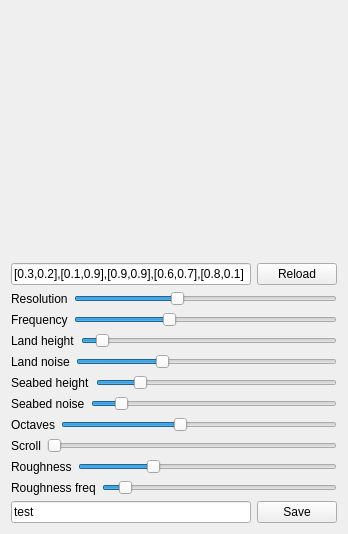
<?xml version="1.0" encoding="UTF-8"?>
<ui version="4.0">
 <class>Window</class>
 <widget class="QWidget" name="Window">
  <property name="geometry">
   <rect>
    <x>0</x>
    <y>0</y>
    <width>348</width>
    <height>534</height>
   </rect>
  </property>
  <property name="windowTitle">
   <string>Window</string>
  </property>
  <layout class="QVBoxLayout" name="verticalLayout">
   <item>
    <widget class="MyGLWidget" name="myGLWidget" native="true">
     <property name="minimumSize">
      <size>
       <width>200</width>
       <height>200</height>
      </size>
     </property>
    </widget>
   </item>
   <item>
    <layout class="QHBoxLayout" name="horizontalLayout_12">
     <item>
      <widget class="QLineEdit" name="pointsEdit">
       <property name="text">
        <string>[0.3,0.2],[0.1,0.9],[0.9,0.9],[0.6,0.7],[0.8,0.1]</string>
       </property>
      </widget>
     </item>
     <item>
      <widget class="QPushButton" name="loadButton">
       <property name="text">
        <string>Reload</string>
       </property>
      </widget>
     </item>
    </layout>
   </item>
   <item>
    <layout class="QHBoxLayout" name="horizontalLayout">
     <item>
      <widget class="QLabel" name="Resolution">
       <property name="text">
        <string>Resolution</string>
       </property>
      </widget>
     </item>
     <item>
      <widget class="QSlider" name="resolutionSlider">
       <property name="minimum">
        <number>2</number>
       </property>
       <property name="maximum">
        <number>100</number>
       </property>
       <property name="value">
        <number>40</number>
       </property>
       <property name="orientation">
        <enum>Qt::Horizontal</enum>
       </property>
      </widget>
     </item>
    </layout>
   </item>
   <item>
    <layout class="QHBoxLayout" name="horizontalLayout_2">
     <item>
      <widget class="QLabel" name="label">
       <property name="text">
        <string>Frequency</string>
       </property>
      </widget>
     </item>
     <item>
      <widget class="QSlider" name="frequencySlider">
       <property name="minimum">
        <number>1</number>
       </property>
       <property name="maximum">
        <number>100</number>
       </property>
       <property name="value">
        <number>36</number>
       </property>
       <property name="orientation">
        <enum>Qt::Horizontal</enum>
       </property>
      </widget>
     </item>
    </layout>
   </item>
   <item>
    <layout class="QHBoxLayout" name="horizontalLayout_4">
     <item>
      <widget class="QLabel" name="label_3">
       <property name="text">
        <string>Land height</string>
       </property>
      </widget>
     </item>
     <item>
      <widget class="QSlider" name="landSlider">
       <property name="minimum">
        <number>0</number>
       </property>
       <property name="maximum">
        <number>100</number>
       </property>
       <property name="value">
        <number>6</number>
       </property>
       <property name="orientation">
        <enum>Qt::Horizontal</enum>
       </property>
      </widget>
     </item>
    </layout>
   </item>
   <item>
    <layout class="QHBoxLayout" name="horizontalLayout_3">
     <item>
      <widget class="QLabel" name="label_2">
       <property name="text">
        <string>Land noise</string>
       </property>
      </widget>
     </item>
     <item>
      <widget class="QSlider" name="landNoiseSlider">
       <property name="minimum">
        <number>0</number>
       </property>
       <property name="maximum">
        <number>100</number>
       </property>
       <property name="singleStep">
        <number>1</number>
       </property>
       <property name="value">
        <number>32</number>
       </property>
       <property name="orientation">
        <enum>Qt::Horizontal</enum>
       </property>
      </widget>
     </item>
    </layout>
   </item>
   <item>
    <layout class="QHBoxLayout" name="horizontalLayout_5">
     <item>
      <widget class="QLabel" name="label_4">
       <property name="text">
        <string>Seabed height</string>
       </property>
      </widget>
     </item>
     <item>
      <widget class="QSlider" name="waterSlider">
       <property name="minimum">
        <number>1</number>
       </property>
       <property name="maximum">
        <number>100</number>
       </property>
       <property name="value">
        <number>17</number>
       </property>
       <property name="orientation">
        <enum>Qt::Horizontal</enum>
       </property>
      </widget>
     </item>
    </layout>
   </item>
   <item>
    <layout class="QHBoxLayout" name="horizontalLayout_6">
     <item>
      <widget class="QLabel" name="label_5">
       <property name="text">
        <string>Seabed noise</string>
       </property>
      </widget>
     </item>
     <item>
      <widget class="QSlider" name="waterNoiseSlider">
       <property name="minimum">
        <number>0</number>
       </property>
       <property name="maximum">
        <number>100</number>
       </property>
       <property name="value">
        <number>10</number>
       </property>
       <property name="orientation">
        <enum>Qt::Horizontal</enum>
       </property>
      </widget>
     </item>
    </layout>
   </item>
   <item>
    <layout class="QHBoxLayout" name="horizontalLayout_8">
     <item>
      <widget class="QLabel" name="label_6">
       <property name="text">
        <string>Octaves</string>
       </property>
      </widget>
     </item>
     <item>
      <widget class="QSlider" name="octavesSlider">
       <property name="minimum">
        <number>0</number>
       </property>
       <property name="maximum">
        <number>100</number>
       </property>
       <property name="value">
        <number>43</number>
       </property>
       <property name="orientation">
        <enum>Qt::Horizontal</enum>
       </property>
      </widget>
     </item>
    </layout>
   </item>
   <item>
    <layout class="QHBoxLayout" name="horizontalLayout_7">
     <item>
      <widget class="QLabel" name="label_7">
       <property name="text">
        <string>Scroll</string>
       </property>
      </widget>
     </item>
     <item>
      <widget class="QSlider" name="scrollSlider">
       <property name="minimum">
        <number>0</number>
       </property>
       <property name="maximum">
        <number>1600</number>
       </property>
       <property name="orientation">
        <enum>Qt::Horizontal</enum>
       </property>
      </widget>
     </item>
    </layout>
   </item>
   <item>
    <layout class="QHBoxLayout" name="horizontalLayout_9">
     <item>
      <widget class="QLabel" name="label_8">
       <property name="text">
        <string>Roughness</string>
       </property>
      </widget>
     </item>
     <item>
      <widget class="QSlider" name="roughnessSlider">
       <property name="maximum">
        <number>50</number>
       </property>
       <property name="value">
        <number>14</number>
       </property>
       <property name="orientation">
        <enum>Qt::Horizontal</enum>
       </property>
      </widget>
     </item>
    </layout>
   </item>
   <item>
    <layout class="QHBoxLayout" name="horizontalLayout_10">
     <item>
      <widget class="QLabel" name="label_9">
       <property name="text">
        <string>Roughness freq</string>
       </property>
      </widget>
     </item>
     <item>
      <widget class="QSlider" name="RoughnessFrequencySlider">
       <property name="value">
        <number>7</number>
       </property>
       <property name="orientation">
        <enum>Qt::Horizontal</enum>
       </property>
      </widget>
     </item>
    </layout>
   </item>
   <item>
    <layout class="QHBoxLayout" name="horizontalLayout_11">
     <item>
      <widget class="QLineEdit" name="saveEdit">
       <property name="text">
        <string>test</string>
       </property>
      </widget>
     </item>
     <item>
      <widget class="QPushButton" name="saveButton">
       <property name="text">
        <string>Save</string>
       </property>
      </widget>
     </item>
    </layout>
   </item>
  </layout>
 </widget>
 <layoutdefault spacing="6" margin="11"/>
 <customwidgets>
  <customwidget>
   <class>MyGLWidget</class>
   <extends>QWidget</extends>
   <header>myglwidget.h</header>
   <container>1</container>
   <slots>
    <slot>setXRotation(int)</slot>
    <slot>setZRotation(int)</slot>
    <slot>setYRotation(int)</slot>
    <slot>setNoise(int)</slot>
    <slot>setLand(int)</slot>
    <slot>setResolution(int)</slot>
    <slot>setFrequency(float)</slot>
    <slot>setFrequency(int)</slot>
    <slot>setLandNoise(int)</slot>
    <slot>setWaterNoise(int)</slot>
    <slot>setWater(int)</slot>
    <slot>setOctaves(int)</slot>
    <slot>setScroll(int)</slot>
    <slot>setRougness(int)</slot>
    <slot>setRoughness(int)</slot>
    <slot>setRoughnessFrequency(int amount)</slot>
    <slot>setRoughnessFrequency(int)</slot>
    <slot>setText(std::string name)</slot>
    <slot>saveToFile()</slot>
    <slot>setText(QString name)</slot>
    <slot>setText(QString)</slot>
    <slot>setPointsString(QString)</slot>
    <slot>loadPointsFromFile()</slot>
   </slots>
  </customwidget>
 </customwidgets>
 <resources/>
 <connections>
  <connection>
   <sender>landNoiseSlider</sender>
   <signal>valueChanged(int)</signal>
   <receiver>myGLWidget</receiver>
   <slot>setLandNoise(int)</slot>
   <hints>
    <hint type="sourcelabel">
     <x>145</x>
     <y>222</y>
    </hint>
    <hint type="destinationlabel">
     <x>145</x>
     <y>108</y>
    </hint>
   </hints>
  </connection>
  <connection>
   <sender>landSlider</sender>
   <signal>valueChanged(int)</signal>
   <receiver>myGLWidget</receiver>
   <slot>setLand(int)</slot>
   <hints>
    <hint type="sourcelabel">
     <x>145</x>
     <y>328</y>
    </hint>
    <hint type="destinationlabel">
     <x>145</x>
     <y>151</y>
    </hint>
   </hints>
  </connection>
  <connection>
   <sender>resolutionSlider</sender>
   <signal>valueChanged(int)</signal>
   <receiver>myGLWidget</receiver>
   <slot>setResolution(int)</slot>
   <hints>
    <hint type="sourcelabel">
     <x>145</x>
     <y>328</y>
    </hint>
    <hint type="destinationlabel">
     <x>145</x>
     <y>140</y>
    </hint>
   </hints>
  </connection>
  <connection>
   <sender>frequencySlider</sender>
   <signal>valueChanged(int)</signal>
   <receiver>myGLWidget</receiver>
   <slot>setFrequency(int)</slot>
   <hints>
    <hint type="sourcelabel">
     <x>145</x>
     <y>328</y>
    </hint>
    <hint type="destinationlabel">
     <x>145</x>
     <y>130</y>
    </hint>
   </hints>
  </connection>
  <connection>
   <sender>waterNoiseSlider</sender>
   <signal>valueChanged(int)</signal>
   <receiver>myGLWidget</receiver>
   <slot>setWaterNoise(int)</slot>
   <hints>
    <hint type="sourcelabel">
     <x>145</x>
     <y>328</y>
    </hint>
    <hint type="destinationlabel">
     <x>145</x>
     <y>109</y>
    </hint>
   </hints>
  </connection>
  <connection>
   <sender>waterSlider</sender>
   <signal>valueChanged(int)</signal>
   <receiver>myGLWidget</receiver>
   <slot>setWater(int)</slot>
   <hints>
    <hint type="sourcelabel">
     <x>145</x>
     <y>307</y>
    </hint>
    <hint type="destinationlabel">
     <x>145</x>
     <y>109</y>
    </hint>
   </hints>
  </connection>
  <connection>
   <sender>octavesSlider</sender>
   <signal>valueChanged(int)</signal>
   <receiver>myGLWidget</receiver>
   <slot>setOctaves(int)</slot>
   <hints>
    <hint type="sourcelabel">
     <x>196</x>
     <y>464</y>
    </hint>
    <hint type="destinationlabel">
     <x>173</x>
     <y>108</y>
    </hint>
   </hints>
  </connection>
  <connection>
   <sender>scrollSlider</sender>
   <signal>valueChanged(int)</signal>
   <receiver>myGLWidget</receiver>
   <slot>setScroll(int)</slot>
   <hints>
    <hint type="sourcelabel">
     <x>190</x>
     <y>466</y>
    </hint>
    <hint type="destinationlabel">
     <x>173</x>
     <y>108</y>
    </hint>
   </hints>
  </connection>
  <connection>
   <sender>roughnessSlider</sender>
   <signal>valueChanged(int)</signal>
   <receiver>myGLWidget</receiver>
   <slot>setRoughness(int)</slot>
   <hints>
    <hint type="sourcelabel">
     <x>203</x>
     <y>468</y>
    </hint>
    <hint type="destinationlabel">
     <x>173</x>
     <y>108</y>
    </hint>
   </hints>
  </connection>
  <connection>
   <sender>RoughnessFrequencySlider</sender>
   <signal>valueChanged(int)</signal>
   <receiver>myGLWidget</receiver>
   <slot>setRoughnessFrequency(int)</slot>
   <hints>
    <hint type="sourcelabel">
     <x>214</x>
     <y>470</y>
    </hint>
    <hint type="destinationlabel">
     <x>173</x>
     <y>108</y>
    </hint>
   </hints>
  </connection>
  <connection>
   <sender>saveEdit</sender>
   <signal>textChanged(QString)</signal>
   <receiver>myGLWidget</receiver>
   <slot>setText(QString)</slot>
   <hints>
    <hint type="sourcelabel">
     <x>130</x>
     <y>468</y>
    </hint>
    <hint type="destinationlabel">
     <x>173</x>
     <y>108</y>
    </hint>
   </hints>
  </connection>
  <connection>
   <sender>saveButton</sender>
   <signal>clicked()</signal>
   <receiver>myGLWidget</receiver>
   <slot>saveToFile()</slot>
   <hints>
    <hint type="sourcelabel">
     <x>297</x>
     <y>468</y>
    </hint>
    <hint type="destinationlabel">
     <x>173</x>
     <y>108</y>
    </hint>
   </hints>
  </connection>
  <connection>
   <sender>pointsEdit</sender>
   <signal>textChanged(QString)</signal>
   <receiver>myGLWidget</receiver>
   <slot>setPointsString(QString)</slot>
   <hints>
    <hint type="sourcelabel">
     <x>130</x>
     <y>224</y>
    </hint>
    <hint type="destinationlabel">
     <x>173</x>
     <y>108</y>
    </hint>
   </hints>
  </connection>
  <connection>
   <sender>loadButton</sender>
   <signal>clicked()</signal>
   <receiver>myGLWidget</receiver>
   <slot>loadPointsFromFile()</slot>
   <hints>
    <hint type="sourcelabel">
     <x>297</x>
     <y>226</y>
    </hint>
    <hint type="destinationlabel">
     <x>173</x>
     <y>108</y>
    </hint>
   </hints>
  </connection>
 </connections>
</ui>
